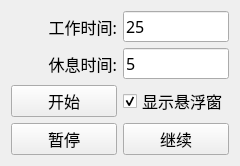
<?xml version="1.0" encoding="UTF-8"?>
<ui version="4.0">
 <class>MainWidget</class>
 <widget class="QWidget" name="MainWidget">
  <property name="geometry">
   <rect>
    <x>0</x>
    <y>0</y>
    <width>240</width>
    <height>148</height>
   </rect>
  </property>
  <property name="font">
   <font>
    <family>MiSans</family>
    <pointsize>12</pointsize>
   </font>
  </property>
  <property name="windowTitle">
   <string>MainWidget</string>
  </property>
  <layout class="QGridLayout" name="gridLayout" rowstretch="1,1,1,1" columnstretch="1,1">
   <item row="0" column="0">
    <widget class="QLabel" name="L_work_time">
     <property name="text">
      <string>工作时间:</string>
     </property>
     <property name="alignment">
      <set>Qt::AlignRight|Qt::AlignTrailing|Qt::AlignVCenter</set>
     </property>
    </widget>
   </item>
   <item row="0" column="1">
    <widget class="QLineEdit" name="LE_work_time">
     <property name="text">
      <string>25</string>
     </property>
    </widget>
   </item>
   <item row="1" column="0">
    <widget class="QLabel" name="L_rest_time">
     <property name="text">
      <string>休息时间:</string>
     </property>
     <property name="alignment">
      <set>Qt::AlignRight|Qt::AlignTrailing|Qt::AlignVCenter</set>
     </property>
    </widget>
   </item>
   <item row="1" column="1">
    <widget class="QLineEdit" name="LE_rest_time">
     <property name="text">
      <string>5</string>
     </property>
    </widget>
   </item>
   <item row="2" column="0">
    <widget class="QPushButton" name="PB_ok">
     <property name="text">
      <string>开始</string>
     </property>
    </widget>
   </item>
   <item row="2" column="1">
    <widget class="QCheckBox" name="CB_floating_window_show">
     <property name="text">
      <string>显示悬浮窗</string>
     </property>
     <property name="checked">
      <bool>true</bool>
     </property>
    </widget>
   </item>
   <item row="3" column="0">
    <widget class="QPushButton" name="PB_pause">
     <property name="text">
      <string>暂停</string>
     </property>
    </widget>
   </item>
   <item row="3" column="1">
    <widget class="QPushButton" name="PB_continue">
     <property name="text">
      <string>继续</string>
     </property>
    </widget>
   </item>
  </layout>
 </widget>
 <resources/>
 <connections/>
</ui>
